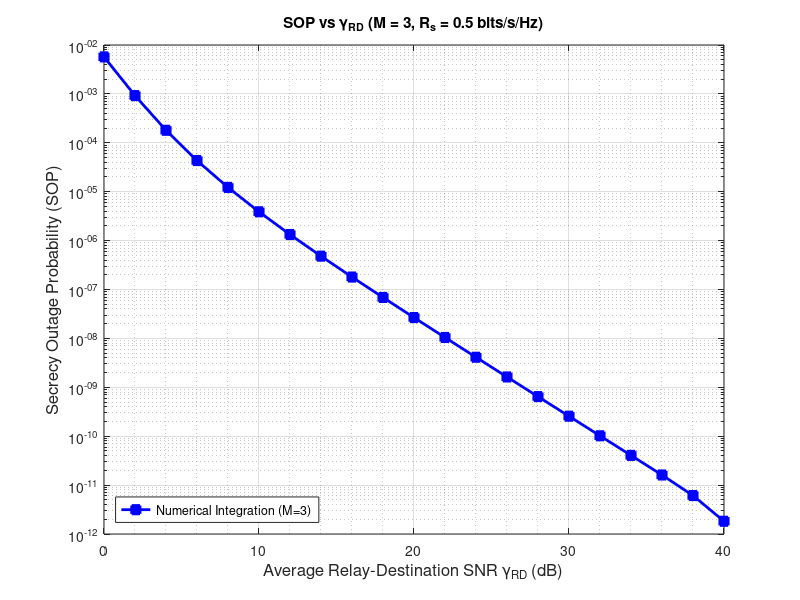

The MATLAB source for this figure:
clear; 
clc; 
close all;

% System Parameters
M       = 3;        % Number of relay antennas 
Rs      = 0.5;      % Target secrecy rate 

A = 2^(Rs) - 1;   
B = 2^(Rs);       

alpha_pl = 3;     
d_AR = 1.0; 
d_RB = 1.0; 
d_AE = 1.5; 
d_RE = 0.8;

Omega_AR = d_AR^(-alpha_pl);
Omega_RB = d_RB^(-alpha_pl);
Omega_AE = d_AE^(-alpha_pl);
Omega_RE = d_RE^(-alpha_pl);

% Sweep Range for SNR_RD (Relay-Destination Link)
SNR_RD_dB  = 0:2:40; 
SNR_RD_lin = 10.^(SNR_RD_dB/10);

% Numerical Integration Settings
y_max   = 1e4;
rel_tol = 1e-8;
abs_tol = 1e-10;

% Preallocate
SOP = zeros(size(SNR_RD_lin));

fprintf('Computing SOP vs SNR_RD for M = %d...\n', M);

%Main Loop over SNR_RD
for idx = 1:length(SNR_RD_lin)
    
    g_RB = SNR_RD_lin(idx);
    g_AR = g_RB * (Omega_AR / Omega_RB); 
    g_AE = g_RB * (Omega_AE / Omega_RB);
    g_RE = g_RB * (Omega_RE / Omega_RB);

    % Rate parameters
    lam_AE = 1 / g_AE;
    lam_AR = 1 / g_AR;
    lam_RB = 1 / g_RB;
    mu     = g_RE / g_AE;    

    % Eavesdropper PDF
    f_E = @(y) (lam_AE*(M-1)*mu .* exp(-lam_AE*y) ./ (1 + mu*y).^M) + ...
               (lam_AE           .* exp(-lam_AE*y) ./ (1 + mu*y).^(M-1));

    % Receiver Outage Term S(y) 
    S = @(y) exp(-lam_AR*(A + B*y)) .*arrayfun(@(yy)...
        sum( (lam_AR*(A+B*yy)).^(0:M-1) ./ factorial(0:M-1) ), y);

    % T1: PDF Normalization
    T1 = integral(f_E, 0, y_max, 'RelTol', rel_tol, 'AbsTol', abs_tol);

    % T2: Source-Relay Outage
    T2 = integral(@(y) -S(y) .* f_E(y), 0, y_max, 'RelTol', ...
        rel_tol, 'AbsTol', abs_tol);

    % T3: Destination Diversity
    T3 = 0;
    for j = 1:M
        coeff_j = nchoosek(M,j) * (-1)^j * exp(-j*lam_RB*A);
        I3j = integral(@(y) exp(-j*B*lam_RB*y) .* f_E(y), 0, y_max, ...
                       'RelTol', rel_tol, 'AbsTol', abs_tol);
        T3 = T3 + coeff_j * I3j;
    end

    % T4: Joint Outage (Cross-term)
    T4 = 0;
    for j = 1:M
        for k = 0:M-1
            Psi_jk = (j*lam_RB + lam_AR);
            coeff_jk = nchoosek(M,j) * (-1)^j * (lam_AR^k / factorial(k)) *...
                exp(-Psi_jk * A);
            I4jk = integral(@(y) (A + B*y).^k .* exp(-Psi_jk*B*y) .* ...
                f_E(y), 0, y_max,'RelTol', rel_tol, 'AbsTol', abs_tol);
            T4 = T4 - coeff_jk * I4jk;
        end
    end

    % Final SOP sum
    SOP(idx) = T1 + T2 + T3 + T4;
end

% Plotting Results
figure('Color', 'w', 'Position', [100 100 700 500]);
semilogy(SNR_RD_dB, SOP, 'b-s', 'LineWidth', 2, 'MarkerSize', 6, 'MarkerFaceColor', 'b');
grid on; grid minor;
xlabel('Average Relay-Destination SNR \gamma_{RD} (dB)', 'FontSize', 12);
ylabel('Secrecy Outage Probability (SOP)', 'FontSize', 12);
title(['SOP vs \gamma_{RD} (M = ', num2str(M), ', R_s = ', num2str(Rs), ' bits/s/Hz)']);
legend(['Numerical Integration (M=', num2str(M), ')'], 'Location', 'SouthWest');

fprintf('Plotting Complete.\n');
